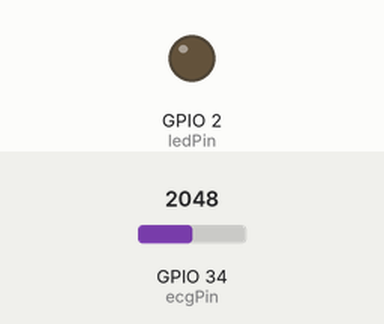
A sketch run on a simulated ESP32. Shown: output pins drawn as LEDs (lit = HIGH). The inputs (shaded band) are chosen by the test bench; at power-on: GPIO 34 (ecgPin) = 2048 (analog values on the 0–4095 scale). What the sketch prints to the serial monitor is not drawn.

Above: at 0.1 s.
At 21.3 s:
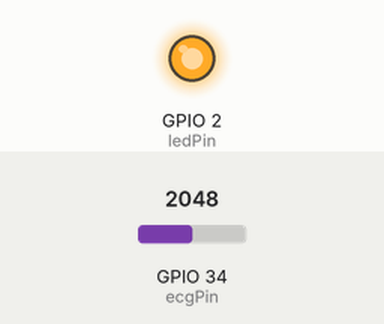
Timing chart, 0 to 22.8 s (numbered marks = the images above):
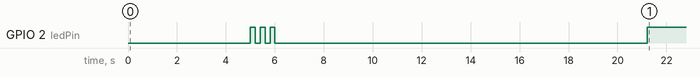

The sketch:

arduino_para_porta_serial.ino
```cpp
#include <esp_heap_caps.h>

const int ecgPin = 34;
const int ledPin = 2;
const unsigned int sampleRate = 977;
const unsigned long sampleIntervalMicros = 1000000UL / sampleRate;

const int duracaoSegundos = 15;
const int totalAmostras = sampleRate * duracaoSegundos;

uint16_t* ecgData = nullptr;
unsigned long lastMicros = 0;
unsigned long lastTransmitTime = 0;

void piscarLED(int vezes = 3, int tempo = 200) {
  Serial.println("🔔 Piscar LED iniciado...");
  for (int i = 0; i < vezes; i++) {
    digitalWrite(ledPin, HIGH);
    delay(tempo);
    digitalWrite(ledPin, LOW);
    delay(tempo);
  }
}

void setup() {
  pinMode(ledPin, OUTPUT);
  Serial.begin(115200);
  analogReadResolution(12);
  analogSetAttenuation(ADC_11db);

  Serial.println("🔧 Tentando alocar PSRAM...");
  ecgData = (uint16_t*)heap_caps_malloc(totalAmostras * sizeof(uint16_t), MALLOC_CAP_SPIRAM);

  if (!ecgData) {
    Serial.println("⚠️ PSRAM não disponível. Tentando alocar na RAM interna...");
    ecgData = (uint16_t*)malloc(totalAmostras * sizeof(uint16_t));
    if (!ecgData) {
      Serial.println("❌ Falha total na alocação de memória.");
      while (true);
    } else {
      Serial.println("✅ Memória alocada com sucesso na RAM interna.");
    }
  } else {
    Serial.println("✅ Memória alocada com sucesso na PSRAM.");
  }

  Serial.println("⌛ Aguardando 5 segundos...");
  delay(5000);
  piscarLED();

  Serial.println("⏱️ Iniciando aquisição de ECG...");
  for (int i = 0; i < totalAmostras;) {
    unsigned long now = micros();
    if (now - lastMicros >= sampleIntervalMicros) {
      lastMicros = now;
      ecgData[i] = analogRead(ecgPin);
      i++;
    }
  }

  Serial.println("✅ Coleta concluída! LED ficará aceso. Transmitindo continuamente...");
  digitalWrite(ledPin, HIGH);  // LED permanece aceso
  lastTransmitTime = millis(); // Marca o tempo da primeira transmissão
}

void loop() {
  unsigned long now = millis();
  if (now - lastTransmitTime >= duracaoSegundos * 1000UL) {
    for (int i = 0; i < totalAmostras; i++) {
      Serial.println(ecgData[i]);
    }
    lastTransmitTime = now;
  }
}
```
